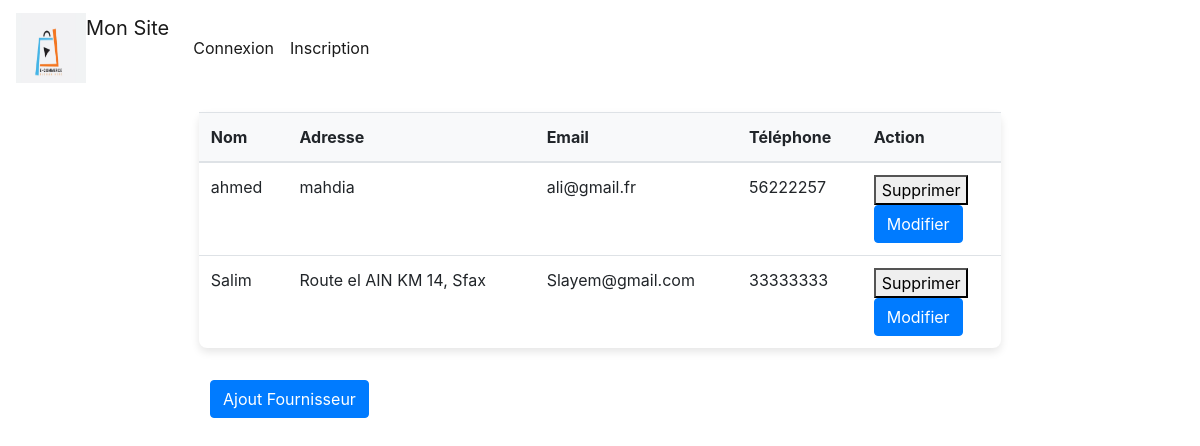
/magasin/magasin/mesFournisseurs.html, run on the app's committed database.
### magasin/models.py (models this page shows, shortened)
class Fournisseur(models.Model):
    nom = models.CharField(max_length=100)
    adresse = models.TextField()
    email = models.EmailField()
    telephone = models.CharField(max_length=8)

### magasin/views.py (the view)
# urls.py: path('magasin/mesFournisseurs.html', views.fournisseur, name='fournisseur'),
def fournisseur(request):
    template = loader.get_template('magasin/mesFournisseurs.html')
    fournis = Fournisseur.objects.all()
    context = {'fournis': fournis}
    return render(request,'magasin/mesFournisseurs.html', context)

### magasin/templates/magasin/mesFournisseurs.html (shortened to what this page needs)
{% extends 'magasin/base.html' %}
{% block body %}
<div class="container-fluid mt-3">
    <div class="row">
        <div id='fournis' class="col-lg-9 mx-auto">
            <table class="table">
                <thead>
                    <tr>
                        <th scope="col">Nom</th>
                        <th scope="col">Adresse</th>
                        <th scope="col">Email</th>
                        <th scope="col">Téléphone</th>
                        <th scope="col">Action</th>
                    </tr>
                </thead>
                <tbody>
                    {% for fourni in fournis %}
                    <tr>
                        <td>{{ fourni.nom }}</td>
                        <td>{{ fourni.adresse }}</td>
                        <td>{{ fourni.email }}</td>
                        <td>{{ fourni.telephone }}</td>
                        <td>
                        <form method="post" action="{% url 'delete_fournisseur' fournisseur_id=fourni.id %}">
                            <button type="submit">Supprimer </button>
                        </form>
                        <a href="{% url 'update_fournisseur' fournisseur_id=fourni.id %}" class="btn btn-primary">Modifier</a>
                    </td>
                    </tr>
                    {% endfor %}
                </tbody>
            </table>
        </div>
    </div>
    <div class="col-lg-9 mx-auto mt-3">
        <a href="{% url 'nouveauFournisseur' %}" class="btn btn-primary">
            Ajout Fournisseur
        </a>
    </div>
</div>
{% endblock %}

### magasin/static/css/base.css (style rules this page uses)
body { background-color: #f8f9fa; }
.table { background-color: #FFFFFF; border-radius: 8px; box-shadow: 0 4px 8px rgba(0, 0, 0, 0.1); }
.table th { background-color: #f8f9fa; border-bottom: 10px solid #b16666; font-weight: bold; }
.table td { vertical-align: middle; }
body { margin-top: 20px; background: #ddd; }

### data on the page
Fournisseur: nom "ahmed", adresse "mahdia", email "ali@gmail.fr", telephone "56222257"
Fournisseur: nom "Salim", adresse "Route el AIN KM 14, Sfax", email "Slayem@gmail.com", telephone "33333333"
